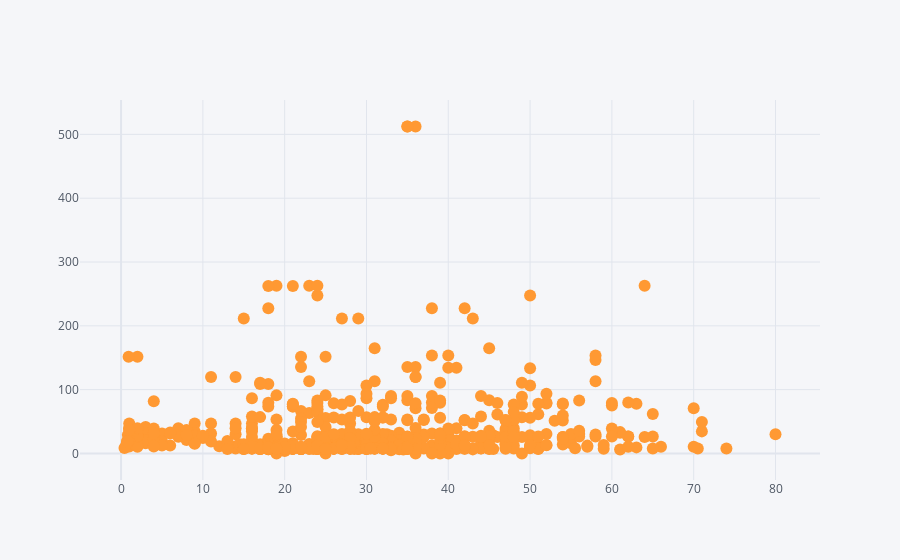

The notebook cell saved with this chart:
### Code cell
df2.iplot(x = 'age',y= 'fare', mode= 'markers')  # able to see how 'age' and 'fare' bahaving, (random varition fare wrt age, no relation)

### Figure 1 — Plotly figure (JSON) as saved in the notebook; plotly's stock layout.template omitted (floating-point values rounded to 4 significant figures; data arrays with more than 128 entries replaced by an {"elided": "..."} marker saying what was removed)
{"data": [{"line": {"color": "rgba(255, 153, 51, 1.0)", "dash": "solid", "shape": "linear", "width": 1.3}, "marker": {"size": 12, "symbol": "circle"}, "mode": "markers", "name": "fare", "text": "", "type": "scatter", "x": {"elided": "891 float values"}, "y": {"elided": "891 float values"}}], "layout": {"legend": {"bgcolor": "#F5F6F9", "font": {"color": "#4D5663"}}, "paper_bgcolor": "#F5F6F9", "plot_bgcolor": "#F5F6F9", "title": {"font": {"color": "#4D5663"}}, "xaxis": {"gridcolor": "#E1E5ED", "showgrid": true, "tickfont": {"color": "#4D5663"}, "title": {"font": {"color": "#4D5663"}, "text": ""}, "zerolinecolor": "#E1E5ED"}, "yaxis": {"gridcolor": "#E1E5ED", "showgrid": true, "tickfont": {"color": "#4D5663"}, "title": {"font": {"color": "#4D5663"}, "text": ""}, "zerolinecolor": "#E1E5ED"}}}
